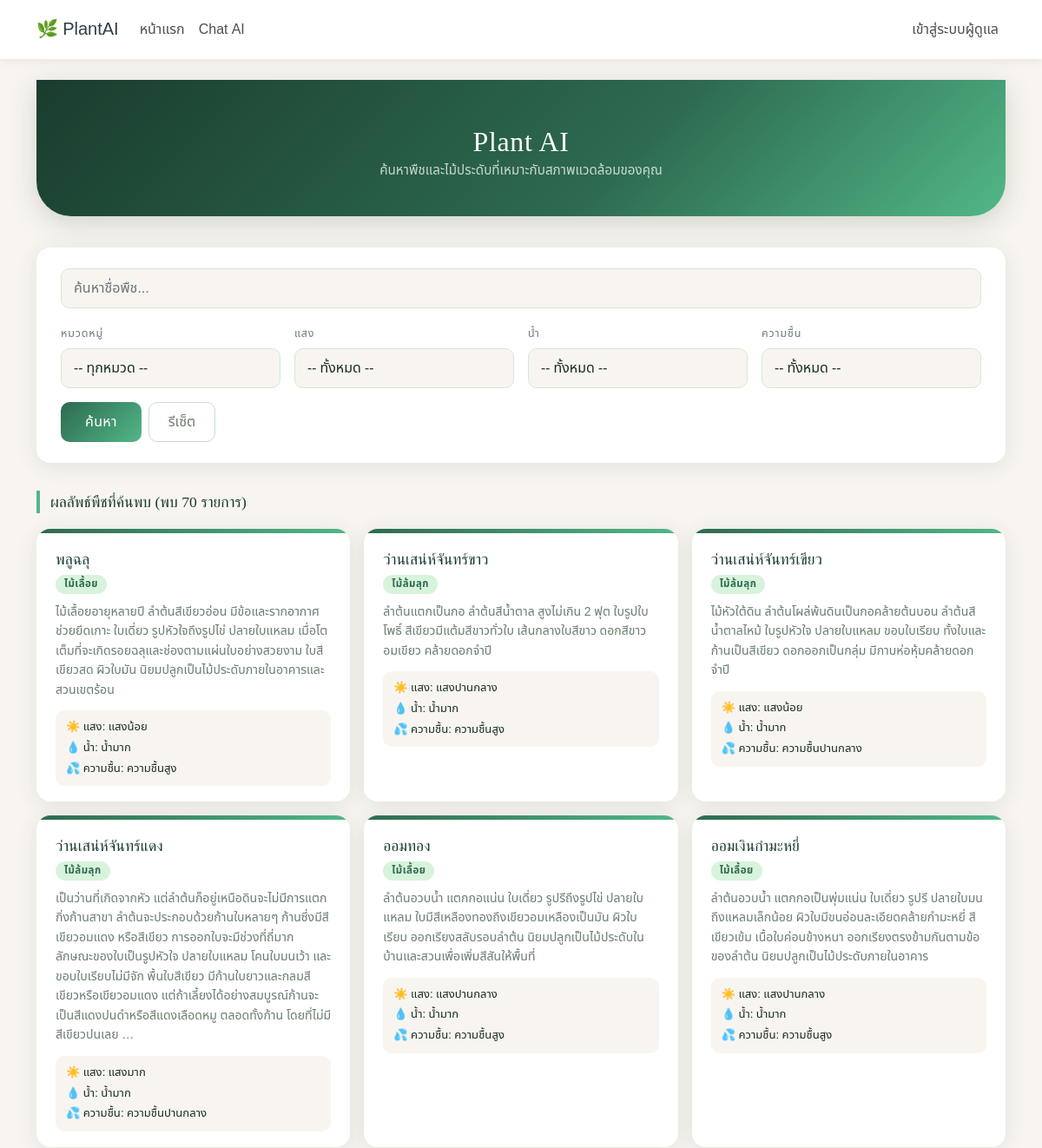
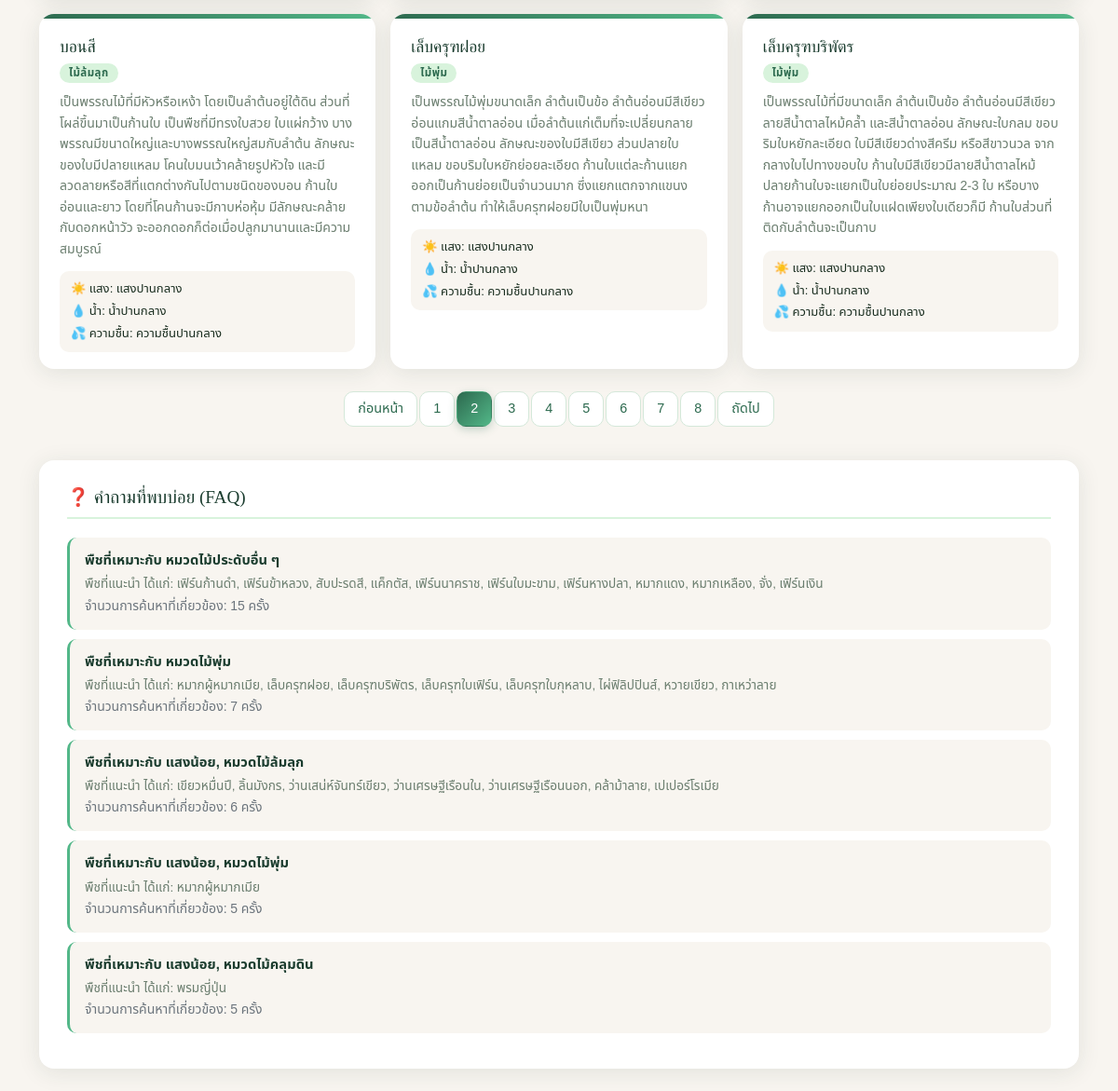
Page /?page=2&search=&category=&light=&water=&humidity= on the committed database (2 pictures, top to bottom).
### PlantAI_App/models.py (models this page shows, shortened)
class Plant(models.Model):
    LIGHT_CHOICES = [
        ('low', 'แสงน้อย'),
        ('medium', 'แสงปานกลาง'),
        ('high', 'แสงมาก'),
    ]
    WATER_CHOICES = [
        ('low', 'น้ำน้อย'),
        ('medium', 'น้ำปานกลาง'),
        ('high', 'น้ำมาก'),
    ]
    HUMIDITY_CHOICES = [
        ('low', 'ความชื้นต่ำ'),
        ('medium', 'ความชื้นปานกลาง'),
        ('high', 'ความชื้นสูง'),
    ]
    plant_id = models.CharField(primary_key=True, max_length=11, editable=False)  # เช่น P001
    plant_name = models.CharField(max_length=50, unique=True)  # ชื่อพืช
    light = models.CharField(max_length=10, choices=LIGHT_CHOICES)
    water = models.CharField(max_length=10, choices=WATER_CHOICES)
    humidity = models.CharField(max_length=10, choices=HUMIDITY_CHOICES)
    description = models.TextField(blank=True, null=True)  # รายละเอียด/คำอธิบายเพิ่มเติมของพืช
    category = models.ForeignKey(
        PlantCategory, db_column="category_id", on_delete=models.CASCADE,
        related_name="plants"
    )
    admin = models.ForeignKey(
        Admin, db_column="admin_id", on_delete=models.CASCADE,
        related_name="plants"
    )
    class Meta:
        db_table = "plant"
        verbose_name = "พืช"

class PlantCategory(models.Model):
    category_id = models.CharField(primary_key=True, max_length=11, editable=False)  # เช่น C001
    category_name = models.CharField(max_length=50, unique=True)  # ชื่อหมวดหมู่ เช่น "ไม้เลื้อย"
    detail = models.TextField(blank=True, null=True)  # คำอธิบายหมวดหมู่ (ใส่หรือไม่ใส่ก็ได้)
    admin = models.ForeignKey(
        Admin, db_column="admin_id", on_delete=models.CASCADE,
        related_name="plant_categories"
    )
    class Meta:
        db_table = "plant_category"
        verbose_name = "หมวดหมู่พืช"

class SearchSummary(models.Model):
    summary_id = models.CharField(primary_key=True, max_length=11, editable=False)  # เช่น S001
    filter_light = models.CharField(max_length=10, blank=True, null=True)
    filter_water = models.CharField(max_length=10, blank=True, null=True)
    filter_humidity = models.CharField(max_length=10, blank=True, null=True)
    category = models.ForeignKey(
        PlantCategory, db_column="category_id", on_delete=models.SET_NULL,
        related_name="search_summaries", blank=True, null=True
    )
    search_count = models.IntegerField(default=0)  # จำนวนครั้งที่มีการค้นหาด้วย filter combo นี้
    last_searched = models.DateTimeField(auto_now=True)  # เวลาค้นหาล่าสุด (อัปเดตทุกครั้งที่ save)
    faq = models.ForeignKey(
        Faq, db_column="faq_id", on_delete=models.SET_NULL,
        related_name="search_summaries", blank=True, null=True
    )
    class Meta:
        db_table = "search_summary"
        verbose_name = "สรุปผลการค้นหา"
    def save(self, *args, **kwargs):
        if not self.summary_id:
            self.summary_id = generate_code(SearchSummary, "summary_id", "S")
        super().save(*args, **kwargs)

class Faq(models.Model):
    faq_id = models.CharField(primary_key=True, max_length=11, editable=False)  # เช่น F001
    title = models.CharField(max_length=50)  # หัวข้อคำถาม
    answer_text = models.TextField()  # คำตอบ
    created_at = models.DateTimeField(auto_now_add=True)  # วันเวลาที่สร้าง (ตั้งค่าอัตโนมัติครั้งแรกที่ save)
    class Meta:
        db_table = "faq"
        verbose_name = "คำถามที่พบบ่อย"
    def save(self, *args, **kwargs):
        if not self.faq_id:
            self.faq_id = generate_code(Faq, "faq_id", "F")
        super().save(*args, **kwargs)

### PlantAI_App/views.py (the view, shortened to what this page needs)
# urls.py: path('', views.index, name='index'),                     # หน้าแรก แสดงรายการพืชทั้งหมด + filter
def index(request):
    plants = Plant.objects.all()
    categories = PlantCategory.objects.all()  # ใช้แสดงเป็นตัวเลือกใน dropdown filter หน้าเว็บ
    category_id = request.GET.get('category') or ''
    light = request.GET.get('light') or ''
    water = request.GET.get('water') or ''
    humidity = request.GET.get('humidity') or ''
    search = request.GET.get('search') or ''
    if category_id:
        plants = plants.filter(category_id=category_id)
    if light:
        plants = plants.filter(light=light)
    if water:
        plants = plants.filter(water=water)
    if humidity:
        plants = plants.filter(humidity=humidity)
    if search:
        plants = plants.filter(plant_name__icontains=search)  # ค้นหาชื่อพืชแบบไม่สนตัวพิมพ์เล็ก/ใหญ่
    paginator = Paginator(plants.order_by('plant_id'), 9)
    plants_page = paginator.get_page(request.GET.get('page'))  # อ่านเลขหน้าจาก ?page=
    popular_faqs = (
        SearchSummary.objects
        .filter(faq__isnull=False)
        .select_related('faq')
        .order_by('-search_count')[:5]
    )
    return render(request, "index.html", {
        "plants": plants_page,
        "categories": categories,
        "popular_faqs": popular_faqs,
        "selected_category": category_id,
        "selected_light": light,
        "selected_water": water,
        "selected_humidity": humidity,
        "search": search,
    })

### PlantAI_App/templates/index.html (shortened to what this page needs)
{% extends "base.html" %}
{% block content %}
{% load static %}
<link rel="stylesheet" href="{% static 'plants/css/style_index.css' %}">
<div class="page-hero text-center">
    <h2>Plant AI</h2>
    <p>ค้นหาพืชและไม้ประดับที่เหมาะกับสภาพแวดล้อมของคุณ</p>
</div>
<div class="search-card">
    <form method="get" class="row g-3">
        <div class="col-12">
            <input type="text" name="search" class="form-control"
                   placeholder="ค้นหาชื่อพืช..." value="{{ search|default_if_none:'' }}">
        </div>
        <div class="col-md-3 col-6">
            <label class="filter-row-label">หมวดหมู่</label>
            <select name="category" class="form-select">
                <option value="">-- ทุกหมวด --</option>
            </select>
        </div>
        <div class="col-md-3 col-6">
            <label class="filter-row-label">แสง</label>
            <select name="light" class="form-select">
                <option value="">-- ทั้งหมด --</option>
            </select>
        </div>
        <div class="col-md-3 col-6">
            <label class="filter-row-label">น้ำ</label>
            <select name="water" class="form-select">
                <option value="">-- ทั้งหมด --</option>
            </select>
        </div>
        <div class="col-md-3 col-6">
            <label class="filter-row-label">ความชื้น</label>
            <select name="humidity" class="form-select">
                <option value="">-- ทั้งหมด --</option>
            </select>
        </div>
        <div class="col-12 d-flex gap-2">
            <button type="submit" class="btn btn-search">ค้นหา</button>
            <a href="/" class="btn btn-reset">รีเซ็ต</a>
        </div>
    </form>
</div>
<div class="section-label">ผลลัพธ์พืชที่ค้นพบ (พบ {{ plants.paginator.count }} รายการ)</div>
<div class="row g-3 mb-4">
    {% for plant in plants %}
    <div class="col-md-4 col-sm-6">
        <div class="plant-card">
            <div class="card-body">
                <h5 class="card-title">{{ plant.plant_name }}</h5>
                <span class="badge-cat">{{ plant.category.category_name }}</span>
                <p class="card-text">{{ plant.description|default:"ไม่มีรายละเอียด"|truncatewords:15 }}</p>
                <div class="plant-meta">
                    <span>☀️ แสง: {{ plant.get_light_display }}</span>
                    <span>💧 น้ำ: {{ plant.get_water_display }}</span>
                    <span>💦 ความชื้น: {{ plant.get_humidity_display }}</span>
                </div>
            </div>
        </div>
    </div>
    {% endfor %}
</div>
{% if plants.has_other_pages %}
<nav aria-label="Page navigation" class="my-4">
    <ul class="pagination justify-content-center">
        <li class="page-item {% if not plants.has_previous %}disabled{% endif %}">
            <a class="page-link"
               href="{% if plants.has_previous %}?page={{ plants.previous_page_number }}&search={{ search|default_if_none:'' }}&category={{ selected_category|default_if_none:'' }}&light={{ selected_light|default_if_none:'' }}&water={{ selected_water|default_if_none:'' }}&humidity={{ selected_humidity|default_if_none:'' }}{% else %}#{% endif %}">
                ก่อนหน้า
            </a>
        </li>
        {% for num in plants.paginator.page_range %}
            {% if plants.number == num %}
                <li class="page-item active">
                    <span class="page-link">{{ num }}</span>
                </li>
            {% else %}
                <li class="page-item">
                    <a class="page-link"
                    href="?page={{ num }}&search={{ search|default_if_none:'' }}&category={{ selected_category|default_if_none:'' }}&light={{ selected_light|default_if_none:'' }}&water={{ selected_water|default_if_none:'' }}&humidity={{ selected_humidity|default_if_none:'' }}">
                        {{ num }}
                    </a>
                </li>
            {% endif %}
        {% endfor %}
        <li class="page-item {% if not plants.has_next %}disabled{% endif %}">
            <a class="page-link"
               href="{% if plants.has_next %}?page={{ plants.next_page_number }}&search={{ search|default_if_none:'' }}&category={{ selected_category|default_if_none:'' }}&light={{ selected_light|default_if_none:'' }}&water={{ selected_water|default_if_none:'' }}&humidity={{ selected_humidity|default_if_none:'' }}{% else %}#{% endif %}">
                ถัดไป
            </a>
        </li>
    </ul>
</nav>
{% endif %}
<div class="faq-card">
    <h4 class="faq-title">❓ คำถามที่พบบ่อย (FAQ)</h4>
    {% for item in popular_faqs %}
    <div class="faq-item">
        <strong>{{ item.faq.title }}</strong>
        <p>{{ item.faq.answer_text }}</p>
        <small class="text-muted">จำนวนการค้นหาที่เกี่ยวข้อง: {{ item.search_count }} ครั้ง</small>
    </div>
    {% empty %}
    <p class="text-muted mb-0">ยังไม่มีคำถามที่พบบ่อยในระบบ</p>
    {% endfor %}
</div>
{% endblock %}

### PlantAI_App/static/plants/css/style_base.css (style rules this page uses)
:root { --green-deep: #1a3c2e; --green-mid: #2d6a4f; --green-light: #52b788; --green-pale: #d8f3dc; --cream: #f8f5f0; --brown: #7a5c3a; --text-dark: #1a2e20; --text-muted: #6b7e6f; --shadow-card: 0 4px 24px rgba(26,60,46,0.10); --shadow-hover: 0 8px 32px rgba(26,60,46,0.18); --radius: 16px; --radius-sm: 10px; }
body { background-color: var(--cream); font-family: 'Noto Sans Thai', sans-serif; color: var(--text-dark); }

### rows in the picture
Plant: plant_name "พลูฉลุ", category.category_name "ไม้เลื้อย", description "ไม้เลื้อยอายุหลายปี ลำต้นสีเขียวอ่อน มีข้อและรากอากาศช่วยยึดเกาะ ใบเดี่ยว รูปหัวใจถึงรูปไข่ ปลายใบแหลม เมื่อโตเต็มที่จะเกิดรอยฉลุและช่องตามแผ่นใบอย่างสวยงาม ใบสีเขียวสด ผิวใบมัน นิยมปลูกเป็นไม้ประดับภายในอาคารและสวนเขตร้อน", light "แสงน้อย", water "น้ำมาก", humidity "ความชื้นสูง"
Plant: plant_name "ว่านเสน่ห์จันทร์ขาว", category.category_name "ไม้ล้มลุก", description "ลำต้นแตกเป็นกอ ลำต้นสีน้ำตาล สูงไม่เกิน 2 ฟุต ใบรูปใบโพธิ์ สีเขียวมีแต้มสีขาวทั่วใบ เส้นกลางใบสีขาว ดอกสีขาวอมเขียว คล้ายดอกจำปี", light "แสงปานกลาง", water "น้ำมาก", humidity "ความชื้นสูง"
Plant: plant_name "ว่านเสน่ห์จันทร์เขียว", category.category_name "ไม้ล้มลุก", description "ไม้หัวใต้ดิน ลำต้นโผล่พ้นดินเป็นกอคล้ายต้นบอน ลำต้นสีน้ำตาลไหม้ ใบรูปหัวใจ ปลายใบแหลม ขอบใบเรียบ ทั้งใบและก้านเป็นสีเขียว ดอกออกเป็นกลุ่ม มีกาบห่อหุ้มคล้ายดอกจำปี", light "แสงน้อย", water "น้ำมาก", humidity "ความชื้นปานกลาง"
Plant: plant_name "ว่านเสน่ห์จันทร์แดง", category.category_name "ไม้ล้มลุก", description "เป็นว่านที่เกิดจากหัว แต่ลำต้นก็อยู่เหนือดินจะไม่มีการแตกกิ่งก้านสาขา ลำต้นจะประกอบด้วยก้านใบหลายๆ ก้านซึ่งมีสีเขียวอมแดง หรือสีเขียว การออกใบจะมีช่วงที่ถี่มาก ลักษณะของใบเป็นรูปหัวใจ ปลายใบแหลม โคนใบมนเว้า และขอบใบเรียบไม่มีจัก พื้นใบสีเขียว มีก้านใบยาวและกลมสีเขียวหรือเขียวอมแดง แต่ถ้าเลี้ยงได้อย่างสมบูรณ์ก้านจะเป็นสีแดงปนดำหรือสีแดงเลือดหมู ตลอดทั้งก้าน โดยที่ไม่มีสีเขียวปนเลย …", light "แสงมาก", water "น้ำมาก", humidity "ความชื้นปานกลาง"
Plant: plant_name "ออมทอง", category.category_name "ไม้เลื้อย", description "ลำต้นอวบน้ำ แตกกอแน่น ใบเดี่ยว รูปรีถึงรูปไข่ ปลายใบแหลม ใบมีสีเหลืองทองถึงเขียวอมเหลืองเป็นมัน ผิวใบเรียบ ออกเรียงสลับรอบลำต้น นิยมปลูกเป็นไม้ประดับในบ้านและสวนเพื่อเพิ่มสีสันให้พื้นที่", light "แสงปานกลาง", water "น้ำมาก", humidity "ความชื้นสูง"
Plant: plant_name "ออมเงินกำมะหยี่", category.category_name "ไม้เลื้อย", description "ลำต้นอวบน้ำ แตกกอเป็นพุ่มแน่น ใบเดี่ยว รูปรี ปลายใบมนถึงแหลมเล็กน้อย ผิวใบมีขนอ่อนละเอียดคล้ายกำมะหยี่ สีเขียวเข้ม เนื้อใบค่อนข้างหนา ออกเรียงตรงข้ามกันตามข้อของลำต้น นิยมปลูกเป็นไม้ประดับภายในอาคาร", light "แสงปานกลาง", water "น้ำมาก", humidity "ความชื้นสูง"
Plant: plant_name "บอนสี", category.category_name "ไม้ล้มลุก", description "เป็นพรรณไม้ที่มีหัวหรือเหง้า โดยเป็นลำต้นอยู่ใต้ดิน ส่วนที่โผล่ขึ้นมาเป็นก้านใบ เป็นพืชที่มีทรงใบสวย ใบแผ่กว้าง บางพรรณมีขนาดใหญ่และบางพรรณใหญ่สมกับลำต้น ลักษณะของใบมีปลายแหลม โคนใบมนเว้าคล้ายรูปหัวใจ และมีลวดลายหรือสีที่แตกต่างกันไปตามชนิดของบอน ก้านใบอ่อนและยาว โดยที่โคนก้านจะมีกาบห่อหุ้ม มีลักษณะคล้ายกับดอกหน้าวัว จะออกดอกก็ต่อเมื่อปลูกมานานและมีความสมบูรณ์", light "แสงปานกลาง", water "น้ำปานกลาง", humidity "ความชื้นปานกลาง"
Plant: plant_name "เล็บครุฑฝอย", category.category_name "ไม้พุ่ม", description "เป็นพรรณไม้พุ่มขนาดเล็ก ลำต้นเป็นข้อ ลำต้นอ่อนมีสีเขียวอ่อนแกมสีน้ำตาลอ่อน เมื่อลำต้นแก่เต็มที่จะเปลี่ยนกลายเป็นสีน้ำตาลอ่อน ลักษณะของใบมีสีเขียว ส่วนปลายใบแหลม ขอบริมใบหยักย่อยละเอียด ก้านใบแต่ละก้านแยกออกเป็นก้านย่อยเป็นจำนวนมาก ซึ่งแยกแตกจากแขนงตามข้อลำต้น ทำให้เล็บครุฑฝอยมีใบเป็นพุ่มหนา", light "แสงปานกลาง", water "น้ำปานกลาง", humidity "ความชื้นปานกลาง"
Plant: plant_name "เล็บครุฑบริพัตร", category.category_name "ไม้พุ่ม", description "เป็นพรรณไม้ที่มีขนาดเล็ก ลำต้นเป็นข้อ ลำต้นอ่อนมีสีเขียวลายสีน้ำตาลไหม้คล้ำ และสีน้ำตาลอ่อน ลักษณะใบกลม ขอบริมใบหยักละเอียด ใบมีสีเขียวด่างสีครีม หรือสีขาวนวล จากกลางใบไปทางขอบใบ ก้านใบมีสีเขียวมีลายสีน้ำตาลไหม้ ปลายก้านใบจะแยกเป็นใบย่อยประมาณ 2-3 ใบ หรือบางก้านอาจแยกออกเป็นใบแฝดเพียงใบเดียวก็มี ก้านใบส่วนที่ติดกับลำต้นจะเป็นกาบ", light "แสงปานกลาง", water "น้ำปานกลาง", humidity "ความชื้นปานกลาง"
SearchSummary: faq "พืชที่เหมาะกับ หมวดไม้ประดับอื่น ๆ", faq.answer_text "พืชที่แนะนำ ได้แก่: เฟิร์นก้านดำ, เฟิร์นข้าหลวง, สับปะรดสี, แค็กตัส, เฟิร์นนาคราช, เฟิร์นใบมะขาม, เฟิร์นหางปลา, หมากแดง, หมากเหลือง, จั่ง, เฟิร์นเงิน", search_count "15"
SearchSummary: faq "พืชที่เหมาะกับ หมวดไม้พุ่ม", faq.answer_text "พืชที่แนะนำ ได้แก่: หมากผู้หมากเมีย, เล็บครุฑฝอย, เล็บครุฑบริพัตร, เล็บครุฑใบเฟิร์น, เล็บครุฑใบกุหลาบ, ไผ่ฟิลิปปินส์, หวายเขียว, กาเหว่าลาย", search_count "7"
SearchSummary: faq "พืชที่เหมาะกับ แสงน้อย, หมวดไม้ล้มลุก", faq.answer_text "พืชที่แนะนำ ได้แก่: เขียวหมื่นปี, ลิ้นมังกร, ว่านเสน่ห์จันทร์เขียว, ว่านเศรษฐีเรือนใน, ว่านเศรษฐีเรือนนอก, คล้าม้าลาย, เปเปอร์โรเมีย", search_count "6"
SearchSummary: faq "พืชที่เหมาะกับ แสงน้อย, หมวดไม้พุ่ม", faq.answer_text "พืชที่แนะนำ ได้แก่: หมากผู้หมากเมีย", search_count "5"
SearchSummary: faq "พืชที่เหมาะกับ แสงน้อย, หมวดไม้คลุมดิน", faq.answer_text "พืชที่แนะนำ ได้แก่: พรมญี่ปุ่น", search_count "5"

### other values in the picture
{{ plants.paginator.count }} "70"
{{ num }} "1" "3" "4" "5" "6" "7" "8"
{{ num }} "2"
